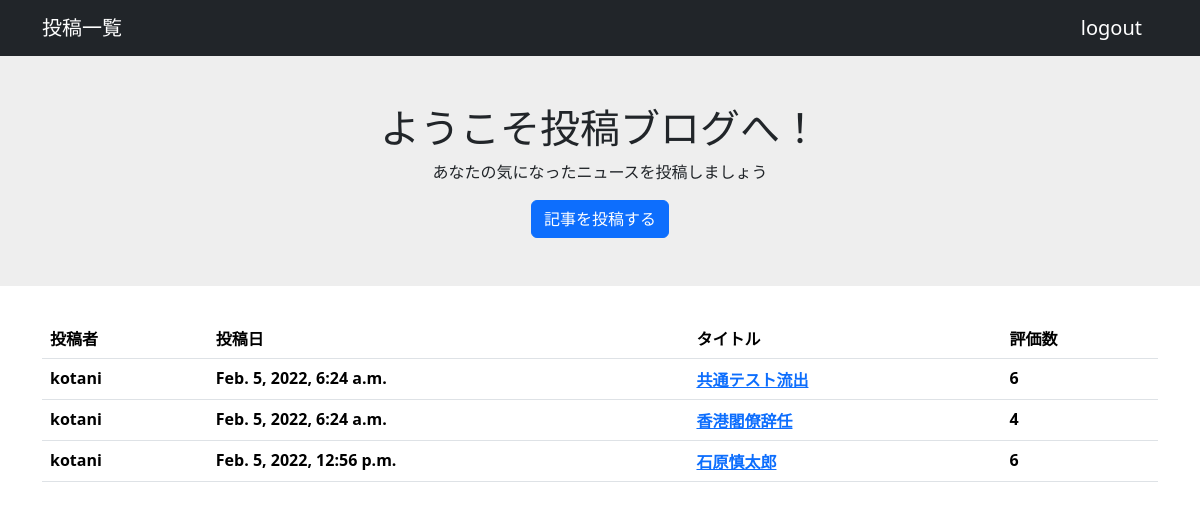
The app's page / (signed in) with its own data.
### postingapp/models.py (models this page shows, shortened)
class PostingModel(models.Model):
    title = models.CharField(max_length=100)
    content = models.TextField()
    author = models.ForeignKey(User, on_delete=models.CASCADE)
    images = models.ImageField(upload_to='')
    useful_review = models.IntegerField(null=True, blank=True, default=0)
    useful_review_record = models.TextField()
    evaluation = models.CharField(max_length=10, choices=EVALUATION_CHOICES)
    created_at = models.DateTimeField("投稿日", auto_now_add=True)
    updated_at = models.DateTimeField("更新日", auto_now=True)

### postingapp/views.py (the view)
# urls.py: path('', top, name='top'),
@login_required
def top(request):
    object_list = PostingModel.objects.all()
    return render(request, 'top.html', {'object_list': object_list})

### templates/top.html
{% extends 'base.html' %}
{% block content %}
<div class="welcome">
  <h1 class="title">ようこそ投稿ブログへ！</h1>
  <p class="subtitle">あなたの気になったニュースを投稿しましょう</p>
  <a href="{% url 'create' %}" class="btn btn-primary">記事を投稿する</a>
</div>
<div class="container">
  <table class="table">
    <thead>
      <th>投稿者</th>
      <th>投稿日</th>
      <th>タイトル</th>
      <th>評価数</th>
    </thead>
    <tdody>
      {% for item in object_list %}
      <tr>
        <th>{{ item.author }} </th>
        <th>{{ item.created_at }}</th>
        <th><a href="{% url 'detail' item.pk %}">{{ item.title }}</a></th>
        <th>{{ item.useful_review }}</th>
      </tr>
      {% endfor %}
    </tdody>
  </table>
</div>
{% endblock content %}

### templates/base.html (shortened to what this page needs)
{% load django_bootstrap5 %}
{% load static %}
<head>
  {% bootstrap_css %}
  <link rel="stylesheet" type="text/css" href="{% static 'style1.css' %}"></link>
</head>
<body>
  <nav class="navbar navbar-expand flex-md-row navbar-dark bg-dark">
    <div class="container justify-content-between">
      <a href="{% url 'top' %}" class="navbar-brand">投稿一覧</a>
      {% if user.is_authenticated %}
      <a href="{% url 'logout' %}" class="navbar-brand">logout</a>
      {% else %}
      <a href="{% url 'login' %}" class="navbar-brand">login</a>
      <a href="{% url 'signup' %}" class="navbar-brand">signup</a>
      {% endif %}
    </div>
  </nav>
{% block content %}
{% endblock content %}
</body>
</html>

### static/style1.css (style rules this page uses)
.welcome { padding: 3rem 0; margin-bottom: 2rem; background-color: #eee; align-items: center; display: flex; flex-direction: column; }

### records on screen
PostingModel: author "kotani", created_at "Feb. 5, 2022, 6:24 a.m.", title "共通テスト流出", useful_review "6"
PostingModel: author "kotani", created_at "Feb. 5, 2022, 6:24 a.m.", title "香港閣僚辞任", useful_review "4"
PostingModel: author "kotani", created_at "Feb. 5, 2022, 12:56 p.m.", title "石原慎太郎", useful_review "6"
